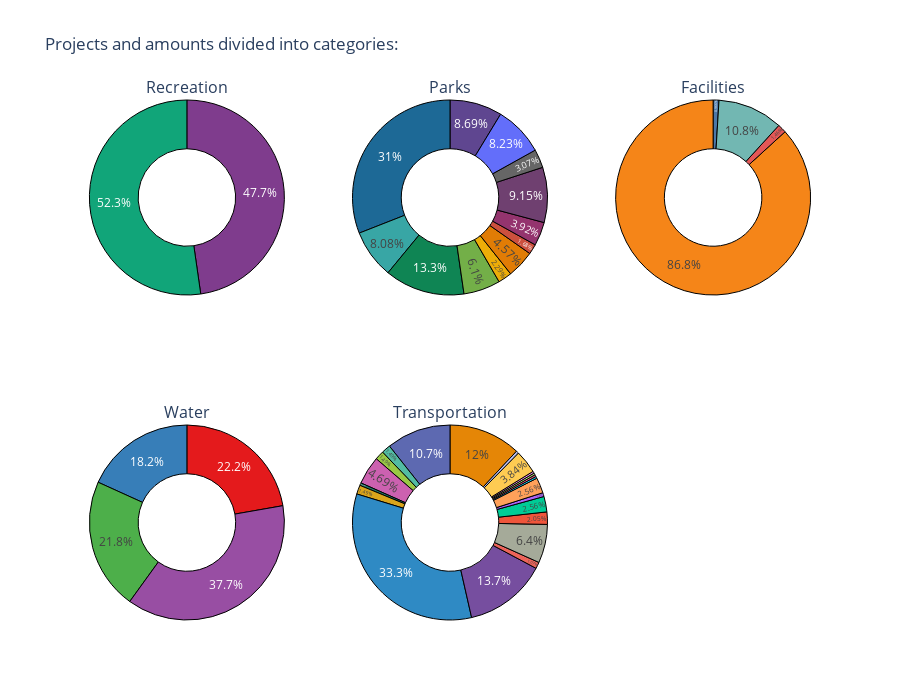

The cell this chart's notebook holds for it:
### Code cell
titletext = 'Projects and amounts divided into categories:'

# Colours:
# https://plotly.com/python/discrete-color/
labels = pd.unique(df['type'])

# Create subplots: use 'domain' type for Pie subplot
fig = make_subplots(rows=2, cols=3, specs=[[{'type':'domain'}, {'type':'domain'},{'type':'domain'},],
                                          [{'type':'domain'}, {'type':'domain'},{'type':'domain'},]],
                   subplot_titles=labels)
fig.add_trace(go.Pie(labels=df_recreation['name'], values=df_recreation["amount"], name="Recreation",
                    marker=dict(colors=px.colors.qualitative.Bold)),
               1, 1)
fig.add_trace(go.Pie(labels=df_parks['name'], values=df_parks["amount"], name="Parks",
                    marker=dict(colors=px.colors.qualitative.Prism)),
              1, 2)
fig.add_trace(go.Pie(labels=df_facilities['name'], values=df_facilities["amount"], name="Facilities",
                    marker=dict(colors=px.colors.qualitative.T10)),
              1, 3)

fig.add_trace(go.Pie(labels=df_water['name'], values=df_water["amount"], name="Water",
                    marker=dict(colors=px.colors.qualitative.Set1)),
              2, 1)
fig.add_trace(go.Pie(labels=df_transportation['name'], values=df_transportation["amount"], name="Transportation",
                    marker=dict(colors=px.colors.qualitative.Vivid)),
              2, 2)

# # Use `hole` to create a donut-like pie chart
fig.update_traces(hole=.5, showlegend=False, sort=False,
                 marker=dict(line=dict(color="#000000",width=1)),
                 textposition='inside')#,
#                  scalegroup='one')


fig.update_layout(
    title_text=titletext,
height = 700,
width = 900)#,
    # Add annotations in the center of the donut pies.
#     annotations=[dict(text='GHG', x=0.18, y=0.5, font_size=20, showarrow=False),
#                  dict(text='CO2', x=0.82, y=0.5, font_size=20, showarrow=False)])
fig.show()

### Figure 1 — Plotly figure (JSON) as saved in the notebook; plotly's stock layout.template omitted (floating-point values rounded to 4 significant figures)
{"data": [{"domain": {"x": [0, 0.2889], "y": [0.625, 1]}, "hole": 0.5, "labels": ["Rec centre upgrades", "Commonwealth Place mezzanine enclosure"], "marker": {"colors": ["rgb(127, 60, 141)", "rgb(17, 165, 121)", "rgb(57, 105, 172)", "rgb(242, 183, 1)", "rgb(231, 63, 116)", "rgb(128, 186, 90)", "rgb(230, 131, 16)", "rgb(0, 134, 149)", "rgb(207, 28, 144)", "rgb(249, 123, 114)", "rgb(165, 170, 153)"], "line": {"color": "#000000", "width": 1}}, "name": "Recreation", "showlegend": false, "sort": false, "textposition": "inside", "type": "pie", "values": [315000, 345000]}, {"domain": {"x": [0.3556, 0.6444], "y": [0.625, 1]}, "hole": 0.5, "labels": ["Natural areas program", "Park renewal program", "Washroom program", "Sports/tennis courts program", "Parking program", "Playgrounds (Annual program)", "Sportsfields (Annual program)", "Irrigation and landscaping (Annual program)", "Park and Sign Upgrades (Annual program)", "Trails (Annual program)", "Horticulture islands and streetscapes (Annual program)", "Urban Forestry (Annual Program)"], "marker": {"colors": ["rgb(95, 70, 144)", "rgb(29, 105, 150)", "rgb(56, 166, 165)", "rgb(15, 133, 84)", "rgb(115, 175, 72)", "rgb(237, 173, 8)", "rgb(225, 124, 5)", "rgb(204, 80, 62)", "rgb(148, 52, 110)", "rgb(111, 64, 112)", "rgb(102, 102, 102)"], "line": {"color": "#000000", "width": 1}}, "name": "Parks", "showlegend": false, "sort": false, "textposition": "inside", "type": "pie", "values": [285000, 1015000, 265000, 435000, 200000, 75000, 150000, 55000, 128574, 300033, 100600, 270000]}, {"domain": {"x": [0.7111, 1], "y": [0.625, 1]}, "hole": 0.5, "labels": ["EOC Renovation", "Fire Hall #2 Redevel.", "Fire Hall #3 Electrical", "Cedar Hill Rec. Upgrades"], "marker": {"colors": ["#4C78A8", "#F58518", "#E45756", "#72B7B2", "#54A24B", "#EECA3B", "#B279A2", "#FF9DA6", "#9D755D", "#BAB0AC"], "line": {"color": "#000000", "width": 1}}, "name": "Facilities", "showlegend": false, "sort": false, "textposition": "inside", "type": "pie", "values": [296000, 26590000, 446320, 3307400]}, {"domain": {"x": [0, 0.2889], "y": [0, 0.375]}, "hole": 0.5, "labels": ["Sanitary replacement / rehabilitation", "Wood stave storm drain replacement / rehabilitation", "Substandard storm drain replacement / rehabilitation", "Water facilities replacement / rehabilitation"], "marker": {"colors": ["rgb(228,26,28)", "rgb(55,126,184)", "rgb(77,175,74)", "rgb(152,78,163)", "rgb(255,127,0)", "rgb(255,255,51)", "rgb(166,86,40)", "rgb(247,129,191)", "rgb(153,153,153)"], "line": {"color": "#000000", "width": 1}}, "name": "Water", "showlegend": false, "sort": false, "textposition": "inside", "type": "pie", "values": [6629000, 5431000, 6502000, 11243000]}, {"domain": {"x": [0.3556, 0.6444], "y": [0, 0.375]}, "hole": 0.5, "labels": ["Pavement Renewal Program", "Sidewalk Installation Program", "Crosswalk Installation Program", "Intersections and Traffic Signal Program", "Cycling Infrastructure Program", "Quadra Corridor Study", "Gorge Transportation Upgrade Project", "Shelbourne Valley Project", "Sinclair Transportation Improvements P2", "Mount Douglas Slope side restoration", "Cordova Bay Rd Transportation Upgrade Project", "Transportation Emerging Priorities (Annual program)", "Project Admin (Annual program)", "Active and Safe Routes to School Plans implementation", "Street Light Program (LED upgrade)", "Transit Infra Improvement Program", "Wayfinding Program", "Transportation Data Monitoring Program", "Corner Ramp Program", "Bridge rehabilitations", "Infra condition assessments"], "marker": {"colors": ["rgb(229, 134, 6)", "rgb(93, 105, 177)", "rgb(82, 188, 163)", "rgb(153, 201, 69)", "rgb(204, 97, 176)", "rgb(36, 121, 108)", "rgb(218, 165, 27)", "rgb(47, 138, 196)", "rgb(118, 78, 159)", "rgb(237, 100, 90)", "rgb(165, 170, 153)"], "line": {"color": "#000000", "width": 1}}, "name": "Transportation", "showlegend": false, "sort": false, "textposition": "inside", "type": "pie", "values": [2800000, 2500000, 350000, 350000, 1100000, 100000, 350000, 7800000, 3200000, 250000, 1500000, 480895, 600000, 150000, 600000, 75000, 75000, 75000, 75000, 900000, 100000]}], "layout": {"annotations": [{"font": {"size": 16}, "showarrow": false, "text": "Recreation", "x": 0.1444, "xanchor": "center", "xref": "paper", "y": 1, "yanchor": "bottom", "yref": "paper"}, {"font": {"size": 16}, "showarrow": false, "text": "Parks", "x": 0.5, "xanchor": "center", "xref": "paper", "y": 1, "yanchor": "bottom", "yref": "paper"}, {"font": {"size": 16}, "showarrow": false, "text": "Facilities", "x": 0.8556, "xanchor": "center", "xref": "paper", "y": 1, "yanchor": "bottom", "yref": "paper"}, {"font": {"size": 16}, "showarrow": false, "text": "Water", "x": 0.1444, "xanchor": "center", "xref": "paper", "y": 0.375, "yanchor": "bottom", "yref": "paper"}, {"font": {"size": 16}, "showarrow": false, "text": "Transportation", "x": 0.5, "xanchor": "center", "xref": "paper", "y": 0.375, "yanchor": "bottom", "yref": "paper"}], "height": 700, "title": {"text": "Projects and amounts divided into categories:"}, "width": 900}}
